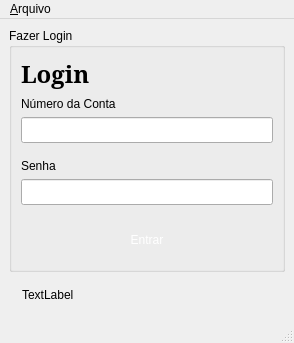
<?xml version="1.0" encoding="UTF-8"?>
<ui version="4.0">
 <class>MainWindow</class>
 <widget class="QMainWindow" name="MainWindow">
  <property name="geometry">
   <rect>
    <x>0</x>
    <y>0</y>
    <width>294</width>
    <height>343</height>
   </rect>
  </property>
  <property name="windowTitle">
   <string>MainWindow</string>
  </property>
  <widget class="QWidget" name="centralwidget">
   <layout class="QVBoxLayout" name="verticalLayout">
    <item>
     <widget class="QGroupBox" name="groupBox_3">
      <property name="title">
       <string>Fazer Login</string>
      </property>
      <layout class="QVBoxLayout" name="verticalLayout_2">
       <item>
        <widget class="QLabel" name="lbl_nome_usuario">
         <property name="font">
          <font>
           <family>Noto Serif</family>
           <pointsize>18</pointsize>
           <weight>75</weight>
           <bold>true</bold>
          </font>
         </property>
         <property name="text">
          <string>Login</string>
         </property>
        </widget>
       </item>
       <item>
        <widget class="QLabel" name="label_6">
         <property name="styleSheet">
          <string notr="true">font: 10pt &quot;Calibri&quot;;</string>
         </property>
         <property name="text">
          <string>Número da Conta</string>
         </property>
        </widget>
       </item>
       <item>
        <widget class="QLineEdit" name="inp_numero_conta">
         <property name="styleSheet">
          <string notr="true">font: 10pt &quot;Calibri&quot;;
padding: 4px;
margin-bottom: 10px;</string>
         </property>
         <property name="readOnly">
          <bool>false</bool>
         </property>
        </widget>
       </item>
       <item>
        <widget class="QLabel" name="label_7">
         <property name="styleSheet">
          <string notr="true">font: 10pt &quot;Calibri&quot;;</string>
         </property>
         <property name="text">
          <string>Senha</string>
         </property>
        </widget>
       </item>
       <item>
        <widget class="QLineEdit" name="inp_senha">
         <property name="styleSheet">
          <string notr="true">font: 10pt &quot;Calibri&quot;;
padding: 4px;
margin-bottom: 10px;</string>
         </property>
         <property name="echoMode">
          <enum>QLineEdit::Password</enum>
         </property>
         <property name="readOnly">
          <bool>false</bool>
         </property>
        </widget>
       </item>
       <item>
        <widget class="QPushButton" name="btn_entrar">
         <property name="styleSheet">
          <string notr="true">font: 10pt &quot;Calibri&quot;;
padding: 8px;
background-color: '#00C569'; 
color: white;
border: none;
margin: 4px 0;</string>
         </property>
         <property name="text">
          <string>Entrar</string>
         </property>
        </widget>
       </item>
       <item>
        <spacer name="verticalSpacer_2">
         <property name="orientation">
          <enum>Qt::Vertical</enum>
         </property>
         <property name="sizeHint" stdset="0">
          <size>
           <width>20</width>
           <height>40</height>
          </size>
         </property>
        </spacer>
       </item>
      </layout>
     </widget>
    </item>
    <item>
     <widget class="QLabel" name="lbl_mensagem">
      <property name="styleSheet">
       <string notr="true">color: '#333A44';
padding: 10px;</string>
      </property>
      <property name="text">
       <string>TextLabel</string>
      </property>
     </widget>
    </item>
   </layout>
  </widget>
  <widget class="QMenuBar" name="menubar">
   <property name="geometry">
    <rect>
     <x>0</x>
     <y>0</y>
     <width>294</width>
     <height>21</height>
    </rect>
   </property>
   <widget class="QMenu" name="menu_Arquivo">
    <property name="title">
     <string>&amp;Arquivo</string>
    </property>
    <addaction name="action_Exit"/>
   </widget>
   <addaction name="menu_Arquivo"/>
  </widget>
  <widget class="QStatusBar" name="statusbar"/>
  <action name="action_Exit">
   <property name="text">
    <string>&amp;Exit</string>
   </property>
   <property name="shortcut">
    <string>Ctrl+W</string>
   </property>
  </action>
 </widget>
 <resources/>
 <connections/>
</ui>
